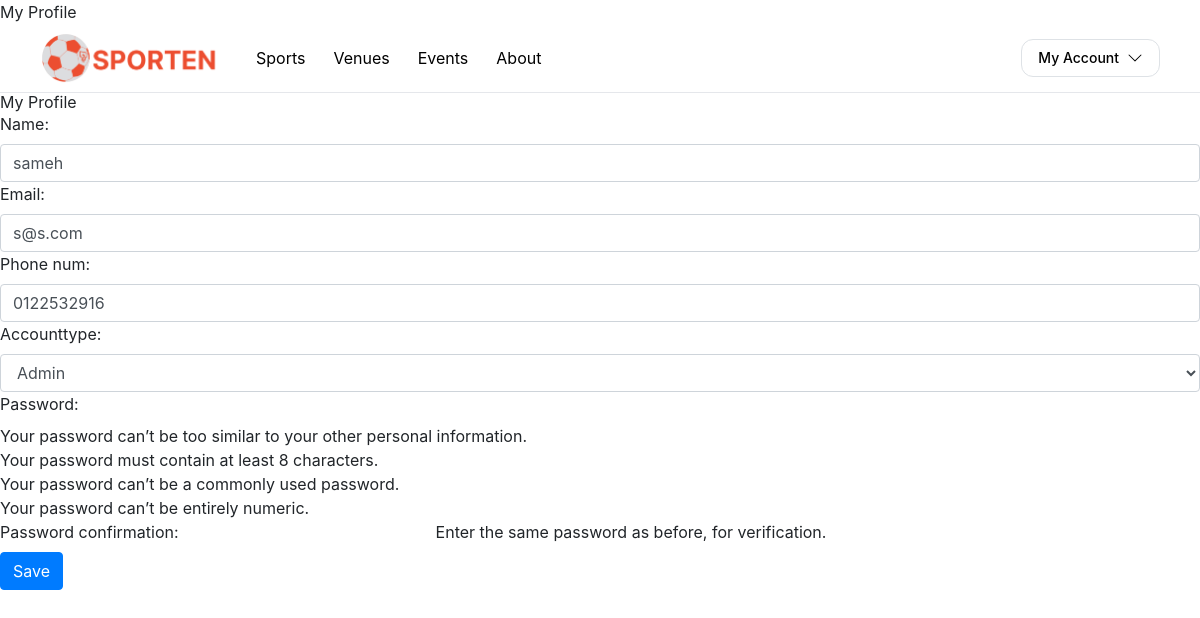
Page /my_profile/ (signed in) on the committed database.
### base/models.py (models this page shows, shortened)
class User(AbstractBaseUser, PermissionsMixin):
    accountChoices = [
        ('EXT', 'External'),
        ('STU', 'Student'),
        ('STA', 'Staff'),
        ('ADM', 'Admin'),
    ]
    userID = models.UUIDField(primary_key=True, default=uuid.uuid4, editable=False)
    name = models.CharField(max_length=255)
    email = models.EmailField(_("email address"), unique=True)
    phone_num = models.CharField(max_length=255, null=True)
    accountType = models.CharField(
        max_length=10,
        choices=accountChoices,
        default='EXT',
    )
    is_active = models.BooleanField(default=True)
    is_staff = models.BooleanField(default=False)
    date_joined = models.DateTimeField(default=timezone.now)  # New field added
    objects = CustomAccountManager()
    USERNAME_FIELD = 'email'
    REQUIRED_FIELDS = ['name']

### base/views.py (the view)
# urls.py: path('my_profile/', views.my_profile, name='my_profile'),
@login_required
def my_profile(request):
    if request.method == 'POST':
        form = CustomUserCreationForm(request.POST, instance=request.user)
        if form.is_valid():
            form.save()
            messages.success(request, 'Profile updated successfully')
            return redirect('my_profile')
    else:
        form = CustomUserCreationForm(instance=request.user)
    return render(request, 'my_profile.html', {'form': form})

### base/forms.py (shortened to what this page needs)
class CustomUserCreationForm(UserCreationForm):
    email = forms.EmailField(required=True, widget=forms.EmailInput(attrs={'class': 'form-control'}))
    name = forms.CharField(required=True, widget=forms.TextInput(attrs={'class': 'form-control'}))
    phone_num = forms.CharField(required=True, widget=forms.TextInput(attrs={'class': 'form-control'}))
    accountType = forms.ChoiceField(choices=User.accountChoices, widget=forms.Select(attrs={'class': 'form-control'}))
    class Meta:
        model = User
        fields = ('name', 'email', 'phone_num', 'accountType', 'password1', 'password2')

### base/templates/my_profile.html (shortened to what this page needs)
{% extends "base.html" %}
{% block content %}
<h1>My Profile</h1>
<form method="post">
    {{ form.as_p }}
    <button type="submit" class="btn btn-primary">Save</button>
</form>
{% endblock %}

### rows in the picture
User: name "sameh", email "s@s.com", phone_num "0122532916", accountType "Admin"
